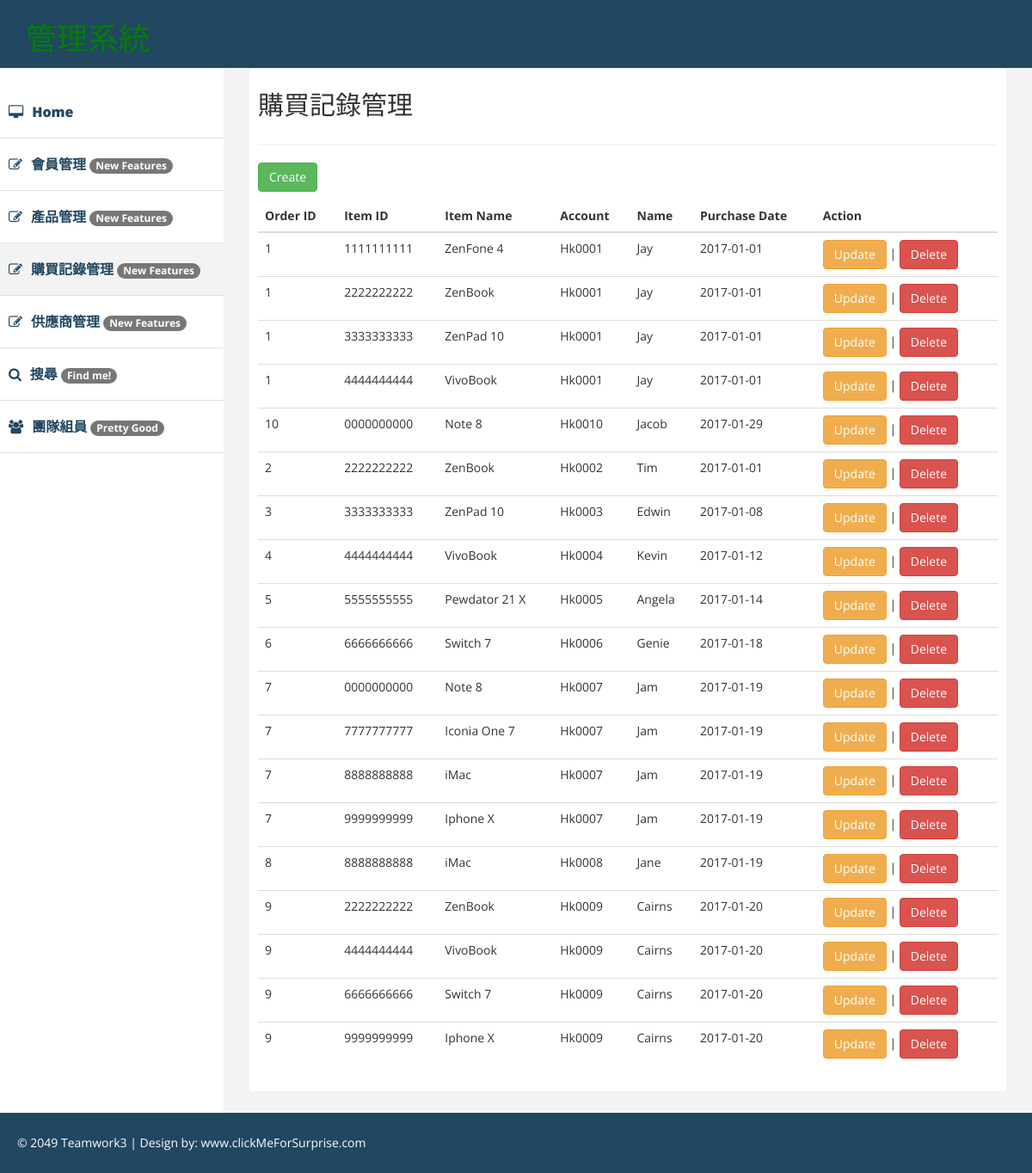
Page /orderManager.php on the committed database.
### tables this page shows
CREATE TABLE IF NOT EXISTS `orderhistory` (
  `OId` char(4) NOT NULL,
  `Account` char(10) DEFAULT NULL,
  `PurchaseDate` date NOT NULL,
  PRIMARY KEY (`OId`),
  KEY `Account` (`Account`)
);

CREATE TABLE IF NOT EXISTS `odetail` (
  `OId` char(4) NOT NULL,
  `ItemID` char(10) NOT NULL,
  PRIMARY KEY (`OId`,`ItemID`),
  KEY `ItemID` (`ItemID`)
);

CREATE TABLE IF NOT EXISTS `iteminfo` (
  `ItemID` char(10) NOT NULL,
  `ItemName` varchar(20) NOT NULL,
  `SId` char(5) DEFAULT NULL,
  PRIMARY KEY (`ItemID`),
  KEY `SId` (`SId`)
);

CREATE TABLE IF NOT EXISTS `member` (
  `Account` char(10) NOT NULL,
  `Password` varchar(30) NOT NULL,
  `Name` varchar(32) NOT NULL,
  `Birthday` date DEFAULT NULL,
  `Address` varchar(255) DEFAULT NULL,
  PRIMARY KEY (`Account`)
);

### www/orderManager.php (the view, shortened to what this page needs)
<!DOCTYPE html>
<html xmlns="http://www.w3.org/1999/xhtml">
<head>
    <link href="assets/css/bootstrap.css" rel="stylesheet" />
    <link href="assets/css/font-awesome.css" rel="stylesheet" />
    <link href="assets/css/custom.css" rel="stylesheet" />
</head>
<body>
    <div id="wrapper">
         <div class="navbar navbar-inverse navbar-fixed-top">
            <div class="adjust-nav">
                <div class="navbar-header">
                    <a class="navbar-brand" href="#" id ="a001">
						<h1>管理系統</h1>
                    </a>
                </div>
            </div>
        </div>
        <nav class="navbar-default navbar-side" role="navigation">
            <div class="sidebar-collapse">
                <ul class="nav" id="main-menu">
                    <li >
                        <a href="index.php" ><i class="fa fa-desktop "></i>Home</a>
                    </li>
                    <li >
                        <a href="memberManager.php"><i class="fa fa-edit "></i>會員管理   <span class="badge">New Features</span></a>
                    </li>
                    <li>
                        <a href="itemManager.php"><i class="fa fa-edit "></i>產品管理   <span class="badge">New Features</span></a>
                    </li>
                    <li class="active-link">
                        <a href="orderManager.php"><i class="fa fa-edit "></i>購買記錄管理   <span class="badge">New Features</span></a></a>
                    </li>
                    <li>
                        <a href="supplierManager.php"><i class="fa fa-edit"></i>供應商管理   <span class="badge">New Features</span></a></a>
                    </li>
					<li>
                        <a href="search"><i class="fa fa-search"></i>搜尋   <span class="badge">Find me!</span></a></a>
                    </li>
					<li>
                        <a href="team"><i class="fa fa-users"></i>團隊組員   <span class="badge">Pretty Good</span></a></a>
                    </li>
                </ul>
                            </div>
        </nav>
        <div id="page-wrapper" >
            <div id="page-inner">
                <div class="row">
                    <div class="col-lg-12">
                     <h2>購買記錄管理</h2>
                    </div>
                </div>
                  <hr />
				  <div class="row">
                    <div class="col-lg-12 ">
            <div class="row">
			<div class="col-lg-12">
               <p>
                <button class="btn btn-success" data-toggle="modal" data-target="#add_new_record_modal">Create</button>
                </p>
				<div class="table-responsive">
                <table class="table">
                      <thead>
                        <tr>
                          <th>Order ID</th>
                          <th>Item ID</th>
                          <th>Item Name</th>
						  <th>Account</th>
						  <th>Name</th>
						  <th>Purchase Date</th>
						  <th>Action</th>
                        </tr>
                      </thead>
                      <tbody>
                      <?php
                       include 'db_connection.php';
					   $sql = "select * from orderhistory as oh left join member as m on oh.Account = m.Account left join odetail as o on oh.OId = o.OId left join iteminfo as i on o.ItemID = i.ItemID";
					   $result = mysqli_query($conn, $sql);
                       while($row = mysqli_fetch_array($result)) {
                                echo '<tr>';
                                echo '<td contenteditable=\'false\'>'. $row['OId'] . '</td>';
                                echo '<td>'. $row['ItemID'] . '</td>';
                                echo '<td>'. $row['ItemName'] . '</td>';
								echo '<td>'. $row['Account'] . '</td>';
								echo '<td>'. $row['Name'] . '</td>';
								echo '<td>'. $row['PurchaseDate'] . '</td>';
					   echo '<td><button onclick="GetOrderDetails(\''.$row['OId'].'\', \''.$row['ItemID'].'\')" class="btn btn-warning">Update</button> | <button onclick="DeleteOrder(\''.$row['OId'].'\', \''.$row['ItemID'].'\')" class="btn btn-danger">Delete</button></td>';
                                echo '</tr>';
                       }
                      ?>
                      </tbody>
                </table>
				</div>
				</div>
				</div>
        </div>
        </div>
    </div>
    </div>
    <div class="footer">
            <div class="row">
                <div class="col-lg-12" >
                    &copy;  2049 Teamwork3 | Design by: <a href="https://www.youtube.com/watch?v=r9L4AseD-aA" style="color:#fff;" target="_blank">www.clickMeForSurprise.com</a>
                </div>
            </div>
        </div>
</body>
</html>

### www/assets/css/custom.css (style rules this page uses)
body { font-family: 'Open Sans', sans-serif; line-height:30px; }
#wrapper { width: 100%; margin-top:50px; }
#page-wrapper { padding: 15px 15px; min-height: 600px; background:#F3F3F3; }
#page-inner { width:100%; margin:10px 20px 10px 0px; background-color:#fff!important; padding:10px; min-height:1050px; }
.sidebar-collapse .nav { padding:0; padding-top:50px; }
.sidebar-collapse > .nav > li > a { padding:15px 10px; color: #214761; font-weight: 900; font-size: 16px; }
.sidebar-collapse > .nav > li { border-bottom:1px solid #e1e1e1; }
.navbar-side { border:none; background-color: #fff; }
.navbar-inverse { background-color: #214761; border-color: #F0F0F0; min-height: 80px; }
.nav > li > a > i { margin-right:10px; }
.active-link { background-color:#f3f3f3; }
.footer { background-color:#214761; width:100%; color:#fff; padding:20px 50px 20px 50px; padding-left:20px; }
@media (min-width:768px) { #page-wrapper { margin: 0 0 0 260px; padding: 15px 30px; min-height: 1050px; } }
@media (min-width:768px) { .navbar-side { z-index: 1; position: absolute; width: 260px; } }

### www/orderManager.php (style rules this page uses)
a:link#a001, a:visited#a001 { color: white; padding: 5px 30px; text-align: center; text-decoration: none; display: inline-block; color: (internal value); cursor: auto; }

### rows in the picture
orderhistory: odetail.OId "1", iteminfo.ItemID "1111111111", iteminfo.ItemName "ZenFone 4", Account.Account "Hk0001", Account.Name "Jay", PurchaseDate "2017-01-01", iteminfo.ItemID "2222222222", iteminfo.ItemName "ZenBook", iteminfo.ItemID "3333333333", iteminfo.ItemName "ZenPad 10", iteminfo.ItemID "4444444444", iteminfo.ItemName "VivoBook"
orderhistory: odetail.OId "10", iteminfo.ItemID "0000000000", iteminfo.ItemName "Note 8", Account.Account "Hk0010", Account.Name "Jacob", PurchaseDate "2017-01-29"
orderhistory: odetail.OId "2", iteminfo.ItemID "2222222222", iteminfo.ItemName "ZenBook", Account.Account "Hk0002", Account.Name "Tim", PurchaseDate "2017-01-01"
orderhistory: odetail.OId "3", iteminfo.ItemID "3333333333", iteminfo.ItemName "ZenPad 10", Account.Account "Hk0003", Account.Name "Edwin", PurchaseDate "2017-01-08"
orderhistory: odetail.OId "4", iteminfo.ItemID "4444444444", iteminfo.ItemName "VivoBook", Account.Account "Hk0004", Account.Name "Kevin", PurchaseDate "2017-01-12"
orderhistory: odetail.OId "5", iteminfo.ItemID "5555555555", iteminfo.ItemName "Pewdator 21 X", Account.Account "Hk0005", Account.Name "Angela", PurchaseDate "2017-01-14"
orderhistory: odetail.OId "6", iteminfo.ItemID "6666666666", iteminfo.ItemName "Switch 7", Account.Account "Hk0006", Account.Name "Genie", PurchaseDate "2017-01-18"
orderhistory: odetail.OId "7", iteminfo.ItemID "0000000000", iteminfo.ItemName "Note 8", Account.Account "Hk0007", Account.Name "Jam", PurchaseDate "2017-01-19", iteminfo.ItemID "7777777777", iteminfo.ItemName "Iconia One 7", iteminfo.ItemID "8888888888", iteminfo.ItemName "iMac", iteminfo.ItemID "9999999999", iteminfo.ItemName "Iphone X"
orderhistory: odetail.OId "8", iteminfo.ItemID "8888888888", iteminfo.ItemName "iMac", Account.Account "Hk0008", Account.Name "Jane", PurchaseDate "2017-01-19"
orderhistory: odetail.OId "9", iteminfo.ItemID "2222222222", iteminfo.ItemName "ZenBook", Account.Account "Hk0009", Account.Name "Cairns", PurchaseDate "2017-01-20", iteminfo.ItemID "4444444444", iteminfo.ItemName "VivoBook", iteminfo.ItemID "6666666666", iteminfo.ItemName "Switch 7", iteminfo.ItemID "9999999999", iteminfo.ItemName "Iphone X"
